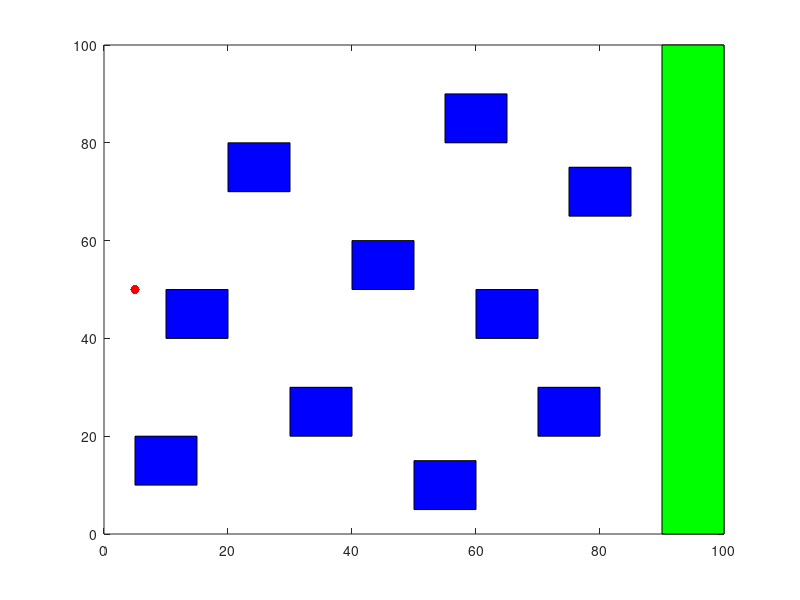

The MATLAB script that drew this image: (Note: this script raises an error after producing the figure.)

clear all; close all;
figure(1); hold on;
axis([0 100 0 100]);
box on;

% Define and plot the start state for the planning problem
%               x  y
start_state = [ 5 50];
plot(start_state(1),start_state(2),'.r','MarkerSize',20);

% Define and plot the goal region for the planning problem
%              x1 y1  x2  y2   x3  y3  x4  y4
goal_region = [90  0 100   0  100 100  90 100];
goal_x = [goal_region(1) goal_region(3) goal_region(5) goal_region(7)];
goal_y = [goal_region(2) goal_region(4) goal_region(6) goal_region(8)];
patch(goal_x,goal_y,'green');

% Define and plot the locations of the obstacles
%             x1 y2 x2 y2 x3 y3 x4 y4
obstacles = [  5 10 15 10 15 20  5 20; % obstacle 1
              10 40 20 40 20 50 10 50; % obstacle 2
              20 70 30 70 30 80 20 80; % ...etc...
              30 20 40 20 40 30 30 30; 
              40 50 50 50 50 60 40 60;
              50  5 60  5 60 15 50 15;
              55 80 65 80 65 90 55 90;
              60 40 70 40 70 50 60 50;
              70 20 80 20 80 30 70 30
              75 65 85 65 85 75 75 75 ];

num_obstacles = size(obstacles,1);

for i_obs = 1:num_obstacles
    obs_x = [obstacles(i_obs,1) obstacles(i_obs,3) obstacles(i_obs,5) obstacles(i_obs,7)];
    obs_y = [obstacles(i_obs,2) obstacles(i_obs,4) obstacles(i_obs,6) obstacles(i_obs,8)];
    patch(obs_x,obs_y,'blue');
end

path = RRT(start_state,obstacles);

